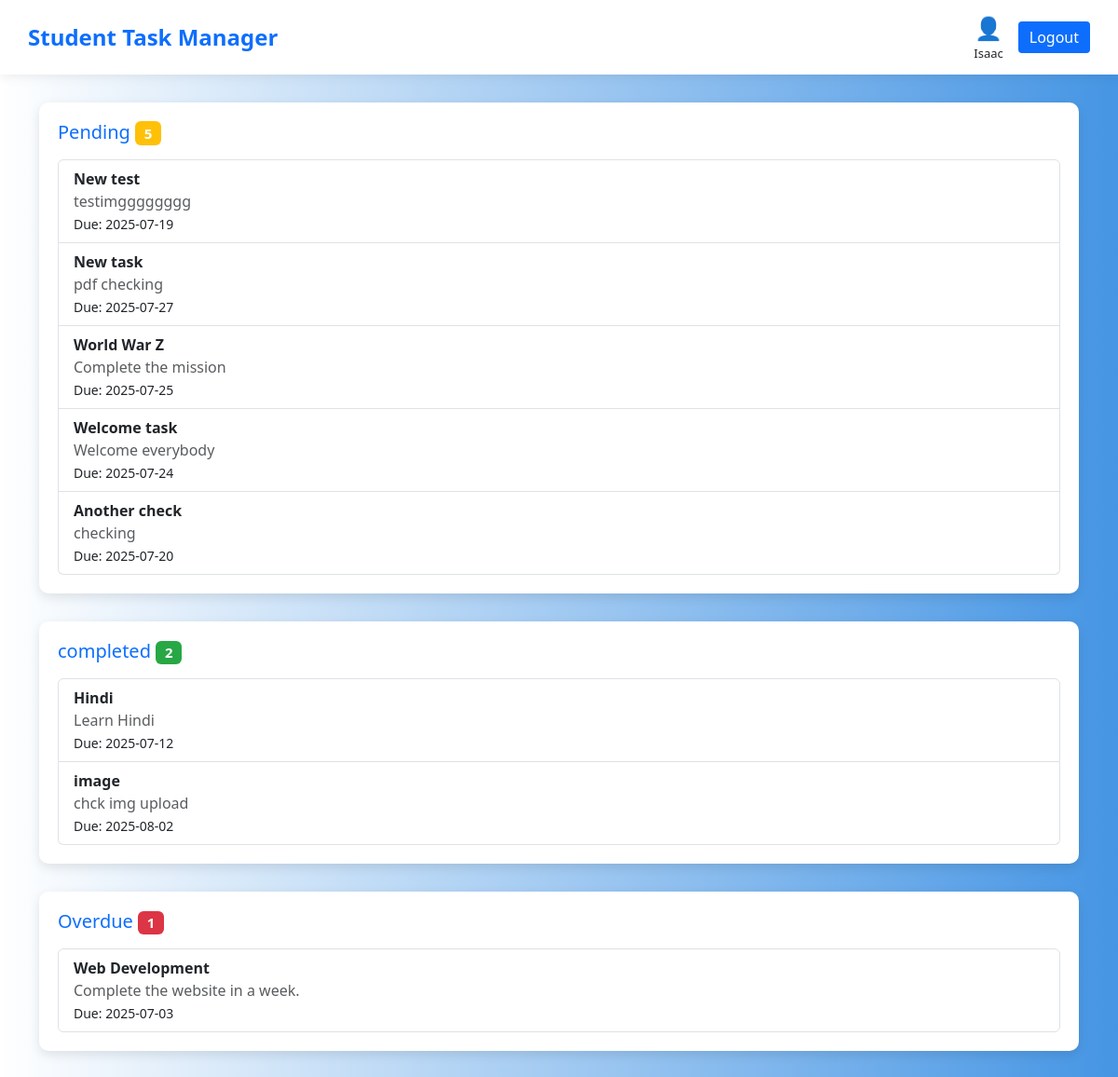
The app's page /user_progress_bar.php (signed in) with its own data.
### tables this page shows
CREATE TABLE `tasks` (
  `id` int(11) NOT NULL,
  `title` varchar(100) NOT NULL,
  `description` text DEFAULT NULL,
  `assigned_to` int(11) DEFAULT NULL,
  `due_date` date DEFAULT NULL,
  `status` enum('pending','in_progress','completed') DEFAULT 'pending',
  `created_at` timestamp NOT NULL DEFAULT current_timestamp(),
  `file_path` varchar(255) DEFAULT NULL
);

### user_progress_bar.php (the view, shortened to what this page needs)
<?php
$conn = mysqli_connect("localhost", "root", "", "new_task_manag_db");
$rollno = $_SESSION['rollno'];
$today = date("Y-m-d");
$sql = "SELECT title, description, due_date, status FROM tasks WHERE assigned_to = '$rollno'";
$result = mysqli_query($conn, $sql);
$pending = [];
$completed = [];
$overdue = [];
while ($row = mysqli_fetch_assoc($result)) {
    $status = $row['status'];
    $due = $row['due_date'];
    if ($status == 'completed') {
        $completed[] = $row;
    } elseif (strtotime($due) < strtotime($today)) {
        $overdue[] = $row;
    } else {
        $pending[] = $row;
    }
}
?>
<!DOCTYPE html>
<html>
<head>
    <link href="https://cdn.jsdelivr.net/npm/bootstrap@5.3.0/dist/css/bootstrap.min.css" rel="stylesheet">
</head>
<body>
<nav class="navbar navbar-custom d-flex justify-content-between align-items-center">
    <span class="navbar-brand">Student Task Manager</span>
    <div class="d-flex align-items-center gap-3">
        <div class="text-center">
            <div style="font-size: 24px; color: #0d6efd;">👤</div>
            <div style="font-size: 13px;"><?php echo $_SESSION['username']; ?></div>
        </div>
        <button class="btn-logout" onclick="location.href='logout.php'">Logout</button>
    </div>
</nav>
<div class="container">
    <div class="task-panel">
        <h3 class="status-heading">Pending
            <span class="badge badge-pending"><?php echo count($pending); ?></span>
        </h3>
        <?php if (count($pending) == 0) {
            echo "<p class='text-muted'>No pending tasks.</p>";
        } else {
            echo "<ul class='list-group'>";
            for ($i = 0; $i < count($pending); $i++) {
                echo "<li class='list-group-item'>";
                echo "<div class='task-title'>" . $pending[$i]['title'] . "</div>";
                echo "<div class='text-muted'>" . $pending[$i]['description'] . "</div>";
                echo "<small>Due: " . $pending[$i]['due_date'] . "</small>";
                echo "</li>";
            }
            echo "</ul>";
        } ?>
    </div>
    <div class="task-panel">
        <h3 class="status-heading">completed
            <span class="badge badge-completed"><?php echo count($completed); ?></span>
        </h3>
        <?php if (count($completed) == 0) {
            echo "<p class='text-muted'>No completed tasks.</p>";
        } else {
            echo "<ul class='list-group'>";
            for ($i = 0; $i < count($completed); $i++) {
                echo "<li class='list-group-item'>";
                echo "<div class='task-title'>" . $completed[$i]['title'] . "</div>";
                echo "<div class='text-muted'>" . $completed[$i]['description'] . "</div>";
                echo "<small>Due: " . $completed[$i]['due_date'] . "</small>";
                echo "</li>";
            }
            echo "</ul>";
        } ?>
    </div>
    <div class="task-panel">
        <h3 class="status-heading">Overdue
            <span class="badge badge-overdue"><?php echo count($overdue); ?></span>
        </h3>
        <?php if (count($overdue) == 0) {
            echo "<p class='text-muted'>No overdue tasks.</p>";
        } else {
            echo "<ul class='list-group'>";
            for ($i = 0; $i < count($overdue); $i++) {
                echo "<li class='list-group-item'>";
                echo "<div class='task-title'>" . $overdue[$i]['title'] . "</div>";
                echo "<div class='text-muted'>" . $overdue[$i]['description'] . "</div>";
                echo "<small>Due: " . $overdue[$i]['due_date'] . "</small>";
                echo "</li>";
            }
            echo "</ul>";
        } ?>
    </div>
</div>
</body>
</html>

### user_progress_bar.php (style rules this page uses)
body { background: linear-gradient(to left, #4595e4, white); font-family: 'Segoe UI'; }
.task-panel { margin-top: 30px; padding: 20px; background: #fff; border-radius: 10px; box-shadow: 0 4px 12px rgba(0,0,0,0.1); margin-bottom: 30px; }
.task-title { font-weight: bold; }
.status-heading { font-size: 20px; color: #0d6efd; margin-bottom: 15px; }
.badge-pending { background-color: #ffc107; }
.badge-overdue { background-color: #dc3545; }
.badge-completed { background-color: #28a745; }
.navbar-custom { background: #fff; padding: 12px 30px; box-shadow: 0 4px 10px rgba(0,0,0,0.06); }
.navbar-brand { font-weight: 700; font-size: 24px; color: #0d6efd; }
.btn-logout { background: #0d6efd; color: white; border: none; border-radius: 4px; padding: 5px 12px; }

### records on screen
tasks: title "New test", description "testimgggggggg", due_date "2025-07-19"
tasks: title "New task", description "pdf checking", due_date "2025-07-27"
tasks: title "World War Z", description "Complete the mission", due_date "2025-07-25"
tasks: title "Welcome task", description "Welcome everybody", due_date "2025-07-24"
tasks: title "Another check", description "checking", due_date "2025-07-20"
tasks: title "Hindi", description "Learn Hindi", due_date "2025-07-12"
tasks: title "image", description "chck img upload", due_date "2025-08-02"
tasks: title "Web Development", description "Complete the website in a week.", due_date "2025-07-03"

### other values on screen
$_SESSION['username'] "Isaac"
count($pending) "5"
count($completed) "2"
count($overdue) "1"
